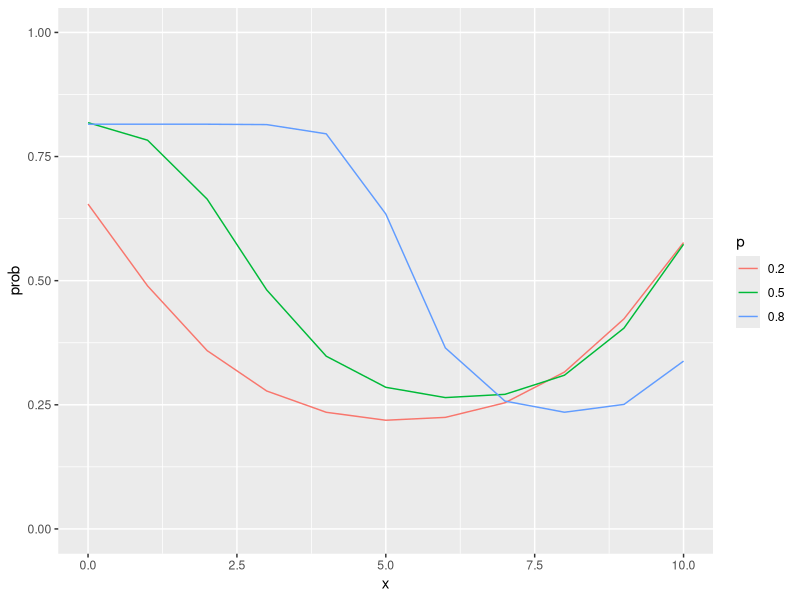
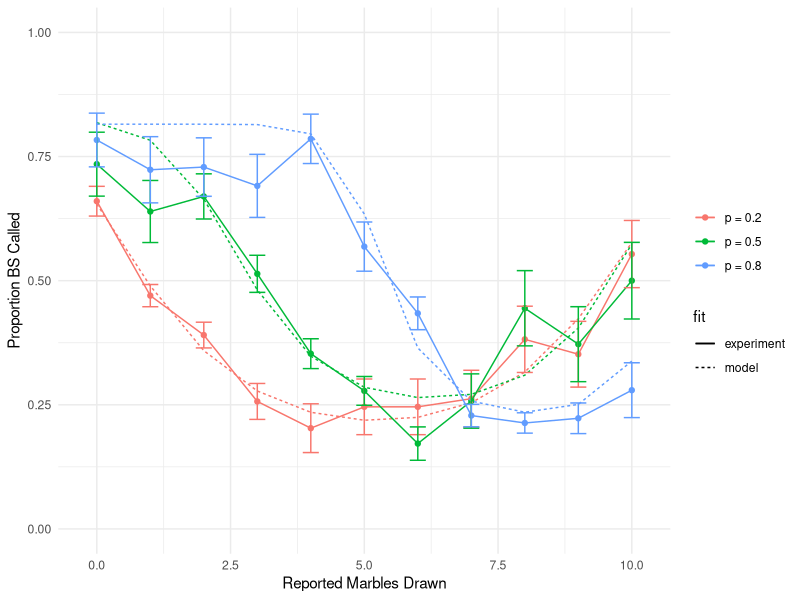

Recreate these plots in R, in order.
library(tidyverse)
library(stats4)

bs <- read.csv("raw.csv")

bs <- bs %>%
  mutate(lie = drawnRed != reportedDrawn,
         player.bullshitter = ifelse(roleCurrent == "bullshitter", "human", "computer"),
         player.bullshitDetector = ifelse(roleCurrent == "bullshitDetector", "human", "computer"))

exclude.sampling <- bs %>%
  filter(reportedDrawn > 10) %>%
  .$subjID

catch <- bs %>%
  filter(catchKey != -1) %>%
  group_by(subjID) %>%
  summarise(catchCorrect = sum(catchKey == catchResponse))

exclude.catch <- catch %>%
  filter(catchCorrect <= 0.75*max(catchCorrect)) %>%
  .$subjID

bs.final <- bs %>%
  filter(!subjID %in% exclude.catch, !subjID %in% exclude.sampling, exptPart == "trial")


humanDetect <- bs.final %>%
  filter(roleCurrent == "bullshitDetector") %>%
  mutate(callBS = ifelse(callBS == "False", FALSE, TRUE),
         avgRed = probabilityRed * 10,
         reportedDrawn.sq = reportedDrawn ^ 2,
         probabilityRed.f = relevel(as.factor(probabilityRed), ref="0.5"))


logitToProb <- function(logit){
  exp(logit) / (1+exp(logit))
}

probToLogit <- function(prob){
  log(prob / (1 - prob))
}

quadratic <- function(x, a, b, c){
  a*(x-b)^2+c
}

logisticModel <- function(x, a, b, c){
  logitToProb(pmin(10, pmax(-10, quadratic(x, a, b, c))))
}

lapsePlusLogistic <- function(x, a, b, c, alph){
  alph2 = logitToProb(alph)
  a = exp(a)
  alph2/2 + (1-alph2)*logisticModel(x, a, b, c)
}

loglik <- function(x, y, a, b, c, alph){
  sum(
    dbinom(y, 1, lapsePlusLogistic(x, a, b, c, alph), log=T)
  )
}


brutefit <- function(tmp){
  nLL <- function(a, b, c, alph){
    -loglik(tmp$reportedDrawn, tmp$callBS, a, b, c, alph)+
      (a-1)^2+
      (b-5)^2+
      c^2+
      (alph+2)^2
  }
  
  iter = 0
  fits = NULL
  fit = NULL
  while(is.null(fits)){
    try(fit <- summary(mle(nLL,
                           start=list(a=rnorm(1, 0, 3),
                                      b=rnorm(1, 0, 3),
                                      c=rnorm(1, 0, 3),
                                      alph=rnorm(1, -2, 3)), method = 'BFGS'), TRUE))
    iter = iter+1
    
    if(! is.null(fit)){
      fits <- c(tmp$probabilityRed[1], -0.5*fit@m2logL, length(tmp$reportedDrawn), fit@coef[,"Estimate"], fit@coef[,"Std. Error"])
    } else {
      if(iter>100){
        fits <- c(tmp$probabilityRed[1], -9999, 0, 0, 0, 0, 0, 0, 0, 0, 0)
      }
    }
  }
  names(fits) <- c("probabilityRed", "logL", "n", "est.a", "est.b", "est.c", "est.alph", "se.a", "se.b", "se.c", "se.alph")
  return(fits)
}

quadr.fits <- data.frame(do.call(rbind, by(humanDetect, humanDetect$probabilityRed, brutefit)))
print(paste("Failed quadratic fits:", sum(quadr.fits$logL==-9999)))


quadr.est <- quadr.fits %>%
  select(1:7) %>%
  gather("variable", "estimate", 4:7) %>%
  mutate(variable = gsub("est.", "", variable))
quadr.se <- quadr.fits %>%
  select(-c(4:7)) %>%
  gather("variable", "std.err", 4:7) %>%
  mutate(variable = gsub("se.", "", variable))
quadr.summ <- left_join(quadr.est, quadr.se, by=c("probabilityRed","logL","n","variable"))
quadr.summ %>%
  mutate(z.value = estimate/std.err,
         p.value = ifelse(pnorm(-abs(z.value)) > .000001, pnorm(-abs(z.value)), "<.000001")) %>%
  arrange(probabilityRed, variable)

# y = a(x-b)^2 + c
b_0.2 <- quadr.summ %>%
  filter(variable == "b", probabilityRed == 0.2)
b_0.5 <- quadr.summ %>%
  filter(variable == "b", probabilityRed == 0.5)
b_0.8 <- quadr.summ %>%
  filter(variable == "b", probabilityRed == 0.8)

t.test.summ <- function(m1, sd1, n1, m2, sd2, n2){
  s_p <- sqrt(((n1-1)*sd1^2 + (n2-1)*sd2^2) / (n1+n2-2))
  t <- (m1 - m2) / (s_p * sqrt(1/n1 + 1/n2))
  p <- pt(abs(t), n1 + n2 - 2, lower.tail=F)
  return(data.frame(m1, sd1, n1, m2, sd2, n2, t, p))
}

t.test.summ(b_0.5$estimate, b_0.5$std.err, b_0.5$n, b_0.2$estimate, b_0.2$std.err, b_0.2$n)
t.test.summ(b_0.5$estimate, b_0.5$std.err, b_0.5$n, b_0.8$estimate, b_0.8$std.err, b_0.8$n)

quadr.plot <- data.frame(x=rep(0:10,3), 
                         p=as.factor(c(rep(0.2,11), rep(0.5,11), rep(0.8,11))),
                         a=c(rep(quadr.fits$est.a[quadr.fits$probabilityRed==0.2],11),
                             rep(quadr.fits$est.a[quadr.fits$probabilityRed==0.5],11),
                             rep(quadr.fits$est.a[quadr.fits$probabilityRed==0.8],11)),
                         b=c(rep(quadr.fits$est.b[quadr.fits$probabilityRed==0.2],11),
                             rep(quadr.fits$est.b[quadr.fits$probabilityRed==0.5],11),
                             rep(quadr.fits$est.b[quadr.fits$probabilityRed==0.8],11)),
                         c=c(rep(quadr.fits$est.c[quadr.fits$probabilityRed==0.2],11),
                             rep(quadr.fits$est.c[quadr.fits$probabilityRed==0.5],11),
                             rep(quadr.fits$est.c[quadr.fits$probabilityRed==0.8],11)),
                         alph=c(rep(quadr.fits$est.alph[quadr.fits$probabilityRed==0.2],11),
                                rep(quadr.fits$est.alph[quadr.fits$probabilityRed==0.5],11),
                                rep(quadr.fits$est.alph[quadr.fits$probabilityRed==0.8],11))) %>%
  mutate(prob=lapsePlusLogistic(x, a, b, c, alph))
ggplot(quadr.plot, aes(x=x, y=prob, colour=p)) +
  geom_line() +
  scale_y_continuous(limits=c(0,1))


exptDetect <- bs.final %>%
  filter(roleCurrent == "bullshitDetector") %>%
  mutate(probabilityRed.txt = paste("p =", probabilityRed)) %>%
  group_by(probabilityRed.txt, reportedDrawn) %>%
  summarise(prop = (sum(callBS == "True")+1)/(n()+2),
            se = sqrt((prop*(1-prop)/n())),
            n = n()) %>%
  filter(n > 3) %>%
  mutate(fit="experiment")
quadr.plot2 <- data.frame(probabilityRed.txt = paste("p =", quadr.plot$p),
                          reportedDrawn = quadr.plot$x,
                          prop = quadr.plot$prob,
                          se = NA,
                          n = NA,
                          fit = "model")
quadr.plot_full <- bind_rows(exptDetect, quadr.plot2)
ggplot(data=quadr.plot_full, aes(x=reportedDrawn, y=prop, colour=probabilityRed.txt, linetype=fit)) +
  geom_point(data=filter(quadr.plot_full, fit=="experiment")) +
  geom_line() +
  geom_errorbar(data=filter(quadr.plot_full, fit=="experiment"), aes(x=reportedDrawn, colour=probabilityRed.txt, min=prop-se, max=prop+se), width=.3) +
  scale_x_continuous("Reported Marbles Drawn", limits=c(-0.2,10.2)) +
  scale_y_continuous("Proportion BS Called", limits=c(0,1)) +
  guides(colour=guide_legend(title="")) +
  theme_minimal()

